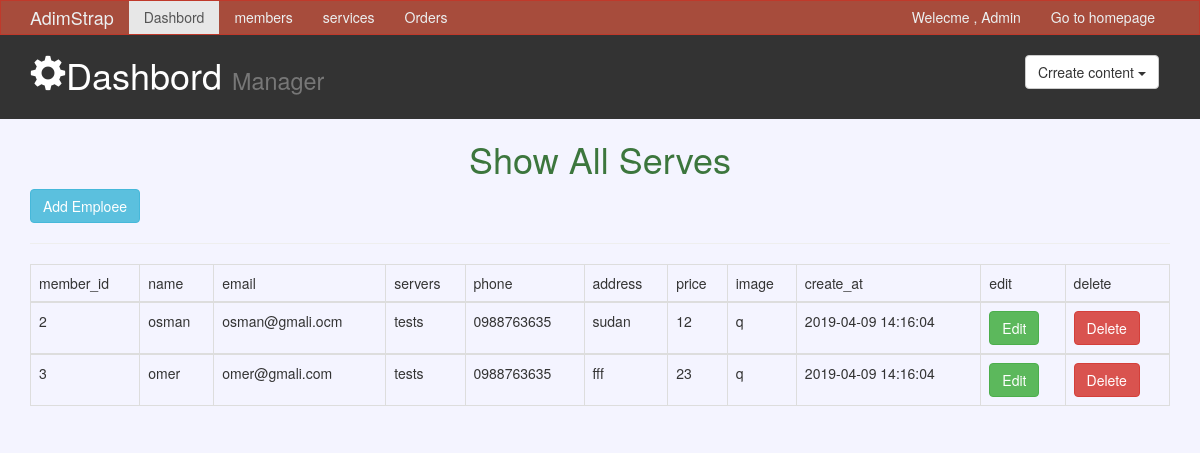
/admin/members.php, run on the app's committed database.
### tables this page shows
CREATE TABLE `members` (
  `me_id` int(11) NOT NULL,
  `name` varchar(250) NOT NULL,
  `emali` varchar(250) NOT NULL,
  `serv_id` int(11) NOT NULL,
  `phone` varchar(100) NOT NULL,
  `address` varchar(100) NOT NULL,
  `create_at` timestamp NOT NULL DEFAULT CURRENT_TIMESTAMP ON UPDATE CURRENT_TIMESTAMP,
  `password` varchar(100) NOT NULL,
  `price` double NOT NULL,
  `img` varchar(250) NOT NULL,
  `status` tinyint(4) NOT NULL DEFAULT '0',
  `groups` tinyint(4) NOT NULL DEFAULT '0',
  `nationality` varchar(250) NOT NULL,
  `Gender` varchar(100) NOT NULL,
  `full_name` varchar(250) NOT NULL
);

CREATE TABLE `serv` (
  `id` int(11) NOT NULL,
  `name_serves` varchar(250) NOT NULL,
  `descs` text NOT NULL,
  `create_at` timestamp NOT NULL DEFAULT CURRENT_TIMESTAMP ON UPDATE CURRENT_TIMESTAMP,
  `img` varchar(250) NOT NULL
);

### admin/init.php (called while the page is built, shortened)
<?php
include 'include/header.php';

### admin/classes/config.php (called while the page is built)
<?php
class Config{
    public static function get($path=null){
        if($path){
            $config=$GLOBALS['config'];
            $path=explode('/',$path);
           foreach($path as $bit){
               if(isset($config[$bit])){
                   $config=$config[$bit];
               }
           }
           return $config;
        }
        return false;
    }
}

### admin/classes/DB.php (called while the page is built, shortened)
<?php
class DB{
    private static $_instance;
    private $_pdo,
            $_query,
            $_error=false,
            $_count=0,
            $_result;
private function __construct(){
    try{
        $this->_pdo=new PDO('mysql:host='.Config::get('mysql/host').';dbname='.Config::get('mysql/db'),Config::get('mysql/username'),Config::get('mysql/password'));
    }
        catch(PDOException $e){
            die($e->getMessage());
        }
}
 public static function getInstace(){
     if(!isset(self::$_instance)){
       self::$_instance=new DB();
     }
     return self::$_instance;
 }
 public function query($sql,$param=array()){
     if($this->_query=$this->_pdo->prepare($sql)){
         if($this->_query->execute()){
             $this->_result=$this->_query->fetchAll(PDO::FETCH_OBJ);
         }
         else{
             $this->_error=true;
         }
     }
     return $this;
 }
public function result(){
    return $this->_result;
}
}

### admin/members.php (the view, shortened to what this page needs)
<?php
include 'init.php';
$do='';
if(isset($_GET['do'])){
    $do= $_GET['do'];
}
else{
    $do='manage';
}
if($do=='manage'){
    $allData=DB::getInstace()->query('SELECT members.*,serv.* from members
    JOIN serv ON
    members.serv_id=serv.id where groups !=1');
    ?>
    <h1 class="text-success text-center">Show All Serves</h1>
    <div class="container">
    <a href="members.php?do=create" class="btn btn-info">Add Emploee</a>
    <hr>
    <div class="table-responsive">
     <table class="table table-bordered table-hover">
      <tr>
         <td>member_id</td>
         <td>name</td>
         <td>email</td>
         <td>servers</td>
         <td>phone</td>
         <td>address</td>
         <td>price</td>
         <td>image</td>
         <td>create_at</td>
         <td>edit</td>
         <td>delete</td>
      </tr>
      <?php foreach($allData->result() as $d): ?>
<tbody id='myTable'>
    <tr>
        <td><?php echo $d->me_id ?></td>
        <td><?php echo $d->name ?></td>
        <td><?php echo $d->emali ?></td>
        <td><?php echo $d->name_serves ?></td>
        <td><?php echo$d->phone ?></td>
        <td><?php echo $d->address ?></td>
        <td><?php echo $d->price ?></td>
        <td><?php echo $d->img ?></td>
        <td><?php echo $d->create_at ?></td>
      <td>
        <a href="?do=edit&id=<?php echo $d->me_id ?>" class="btn btn-success">Edit</a>
     </td>
        <td>
        <a href="?do=delete&id=<?php echo $d->me_id ?>" class="btn btn-danger confirm">Delete</a>
        </td>
    </tr>
</tbody>
    <?php endforeach;?>
     </table>
    </div>
    </div>
    <?php
}
else{
    echo 'this page not fount';
}

### admin/include/header.php (shortened to what this page needs)
<!DOCTYPE html>
<html lang="en">
<head>
    <link rel="stylesheet" href="../layout/css/bootstrap.min.css">
    <link rel="stylesheet" href="layout/css/style.css">
</head>
<body>
 <nav class="navbar navbar-default">
      <div class="container">
          <div class="navbar-header">
                <a href="#" class="navbar-brand">AdimStrap</a>
          </div>
          <div class="collapse navbar-collapse" id="navbar">
              <ul class="nav navbar-nav">
                  <li class="active"><a href="index.php">Dashbord</a></li>
                  <li><a href="members.php?do=manage">members</a></li>
                  <li><a href="services.php?do=manage">services</a></li>
                  <li><a href="orders.php?do=manage">Orders</a></li>
              </ul>
              <ul class="nav navbar-nav navbar-right">
                <li><a href="#">Welecme , Admin</a></li>
                <li><a href="../index.php">Go to homepage</a></li>
            </ul>
          </div>
      </div>
  </nav>
  <header id="header">
      <div class="container">
          <div class="row">
              <div class="col-md-10">
                  <h1><span class="glyphicon glyphicon-cog" aria-hidden="true"></span>Dashbord <small>Manager</small></h1>
              </div>
              <div class="col-md-2">
                  <div class="dropdown create">
                      <button class="btn btn-default carete" id="dropdownMenu1" data-toggle="dropdown">Crreate content
                          <span class="caret"></span>
                      </button>
                  </div>
              </div>
          </div>
      </div>
  </header>
<?php include 'include/footer.php';?>

### admin/include/footer.php (shortened to what this page needs)
</body>
</html>

### admin/layout/css/style.css (style rules this page uses)
body { background: #f4f4ff; }
.navbar { min-height: 33px !important; margin-bottom: 0; border-radius: 0; }
.navbar-nav > li > a,.navbar-brand { padding-top: 6px !important; padding-bottom: 0 !important; height: 33px; }
.navbar-default { background-color:#a74c3c; border-color: #c0392b; }
.navbar-default .navbar-brand { color:#ecf0f1 }
.navbar-default .navbar-nav > li > a { color:#ecf0f1 }
#header { background: #333333; color:#ffffff; padding-bottom: 10px; margin-bottom: 15px; }
#header .create { padding: 20px; }

### data on the page
members: me_id "2", name "osman", emali "osman@gmali.ocm", serv.name_serves "tests", phone "0988763635", address "sudan", price "12", serv.img "q", serv.create_at "2019-04-09 14:16:04"
members: me_id "3", name "omer", emali "omer@gmali.com", serv.name_serves "tests", phone "0988763635", address "fff", price "23", serv.img "q", serv.create_at "2019-04-09 14:16:04"
